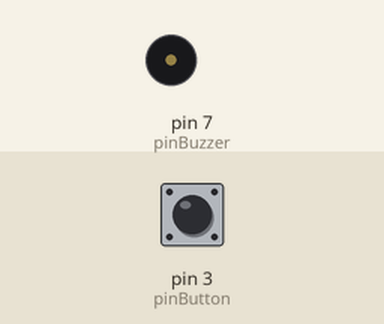
Simulated run of this sketch. Board: Arduino Uno, built with avr-gcc and run on an emulated ATmega328P. Parts: buzzer (waves = sounding, pin HIGH). The test bench sets the inputs (shaded band); at power-on: pin 3 (pinButton) LOW.

Above: at 1.2 s.
1.3 s: pin 3 (pinButton) pulled HIGH for 0.15 s
At 1.37 s:
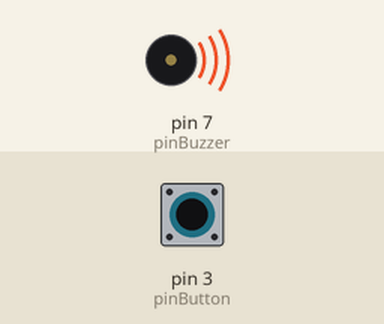
2.9 s: pin 3 (pinButton) pulled HIGH for 3.2 s
At 6.4 s:
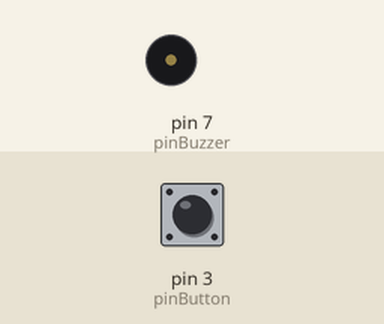
Timing chart, 0 to 7.9 s (numbered marks = the images above; inputs shaded):
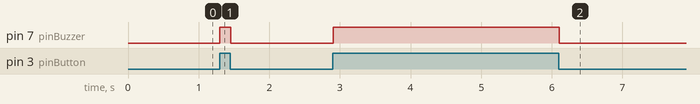

The sketch:

button-buzzer.ino
```cpp
// demo of Grove - Starter V2.0
// Loovee  2013-3-10
// this demo will show you how to use Grove - Button to control a LED
// when the button was pressed, the led will on
// otherwise led off
// Grove - Button connect to D3
// Grove - LED connect to D7

const int pinButton = 3;                        // pin of button define here
const int pinBuzzer = 7;                        // pin of led define here

void setup() {
  // put your setup code here, to run once:
  pinMode(pinButton, INPUT);                  // set button INPUT
  pinMode(pinBuzzer, OUTPUT);                    // set led OUTPUT
}

void loop() {
  // put your main code here, to run repeatedly:
  if (digitalRead(pinButton))                    // when button is pressed
  {
    digitalWrite(pinBuzzer, HIGH);             // led on
  }
  else
  {
    digitalWrite(pinBuzzer, LOW);
  }

  delay(10);
}
```

Measured:
- after the input at 1.3 s, pin 7 (pinBuzzer): LOW → HIGH at once, → LOW 0.15 s later
- after the input at 2.9 s, pin 7 (pinBuzzer): LOW → HIGH at once, → LOW 3.2 s later
